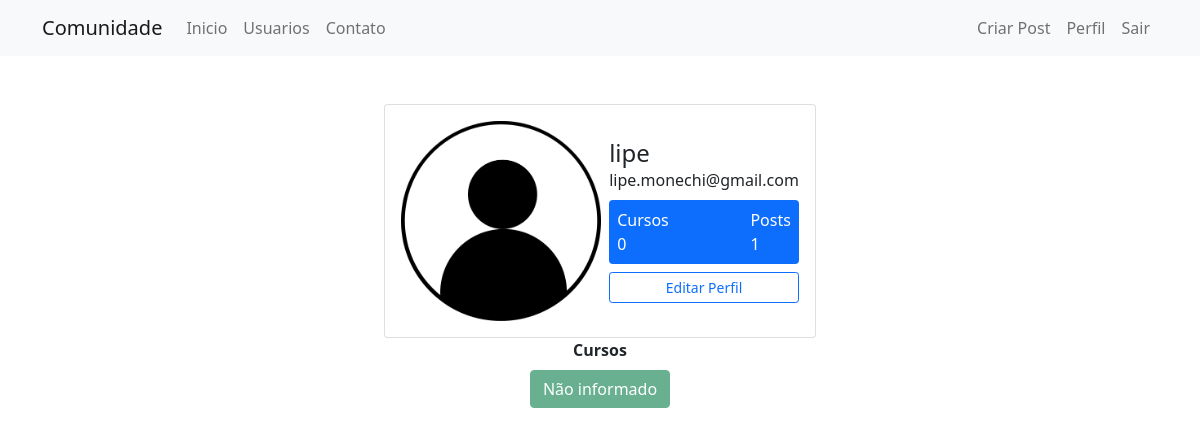
Screenshot of /perfil (signed in) with the database file from the repository.
### Comunidade/models.py (models this page shows)
class Usuario(database.Model, UserMixin):
    id = database.Column(database.Integer, primary_key=True)
    username = database.Column(database.String, nullable=False)
    email = database.Column(database.String, nullable=False, unique=True)
    senha = database.Column(database.String, nullable=False)
    foto_perfil = database.Column(database.String, default='default.jpg')
    posts = database.relationship('Post', backref='autor', lazy=True)
    cursos = database.Column(database.String, nullable=False, default='Não informado')
    def contar_post(self):
        return len(self.posts)

### Comunidade/routes.py (the view)
@app.route('/perfil')
@login_required
def perfil():
    foto_perfil = url_for('static', filename='fotos_perfil/{}'.format(current_user.foto_perfil))
    return render_template('perfil.html', foto_perfil=foto_perfil)

### Comunidade/models.py (called while the page is built)
@login_manager.user_loader
def load_usuario(id_usuario):
    return Usuario.query.get(int(id_usuario))

### Comunidade/templates/perfil.html (shortened to what this page needs)
{% extends 'base.html' %}
{% block body %}
    <div class="container mt-5 d-flex justify-content-center">
        <div class="card p-3">
            <div class="d-flex align-items-center">
                <div class="image pe-2"> <img src="{{ foto_perfil }}" class="rounded" width="200"> </div>
                <div class="ml-3 w-100">
                    <h4 class="mb-0 mt-0">{{ current_user.username }}</h4> <span>{{ current_user.email }}</span>
                    <div class="p-2 mt-2 bg-primary d-flex justify-content-between rounded text-white stats">
                        {% if 'Não informado' in current_user.cursos %}
                            <div class="d-flex flex-column"> <span class="articles">Cursos</span> <span class="number1">0</span> </div>
                        {% else %}
                            <div class="d-flex flex-column"> <span class="articles">Cursos</span> <span class="number1">{{ current_user.cursos.count(';') + 1 }}</span> </div>
                        {% endif %}
                        <div class="d-flex flex-column"> <span class="rating">Posts</span> <span class="number3">{{ current_user.contar_post() }}</span> </div>
                    </div>
                    <div class="button mt-2 d-flex flex-row align-items-center">
                        <a class="w-100" href=" {{ url_for('editar_perfil') }}">
                            <button class="btn btn-sm btn-outline-primary w-100">Editar Perfil</button>
                        </a>
                    </div>
                </div>
            </div>
        </div>
    </div>
<div class="row justify-content-center" >
    <div class="col col-4" style="text-align: center">
        <strong>Cursos</strong><br>
        {% for curso in current_user.cursos.split(';') %}
            <button type="button" class="btn btn-success mt-2" disabled>{{ curso }}</button>
        {% endfor %}
    </div>
</div>
{% endblock %}

### rows the page displays
Usuario: username "lipe", email "lipe.monechi@gmail.com", cursos "Não informado"

### other values shown
{{ current_user.contar_post() }} "1"
